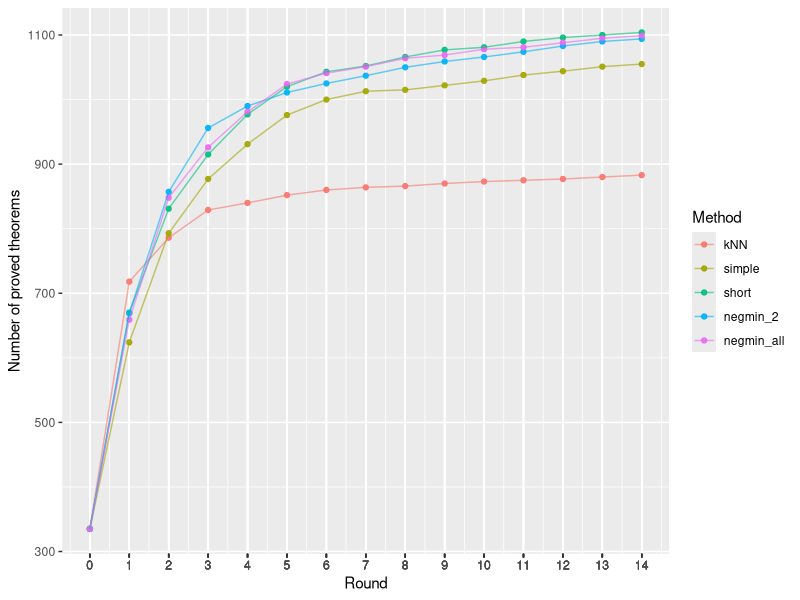

Recreate this plot in R. (Note: this script raises an error after producing the figure.)
library(ggplot2)
library(reshape)

knn<-read.csv('data/loop_knn_mptp2078.csv', head=F)
simple<-read.csv('data/loop_simple_mptp2078_new.csv', head=F)
short<-read.csv('data/loop_short_mptp2078_new.csv', head=F)
negmin_1<-read.csv('data/loop_negmin_1_mptp2078_new.csv', head=F)
negmin_2<-read.csv('data/loop_negmin_2_mptp2078_new.csv', head=F)
negmin_rand<-read.csv('data/loop_negmin_rand_mptp2078_new.csv', head=F)
negmin_all<-read.csv('data/loop_negmin_all_mptp2078_new.csv', head=F)

print(knn)
print(simple)
print(short)

data<-data.frame(
	Round=seq(0,14),
	kNN=knn[1:15,],
	simple=simple[1:15,],
	short=short[1:15,],
	negmin_2=negmin_2[1:15,],
	negmin_all=negmin_all[1:15,]
	)

data_melt<-melt(data, c("Round"))
colnames(data_melt)<-c("Round", "Method", "Number of proved theorems")
print(data_melt)

ggplot(data_melt, aes(x=`Round`, y=`Number of proved theorems`)) +
	geom_point(aes(color=Method), alpha=0.9) +
	geom_line(aes(color=Method), alpha=0.6) +
	scale_x_continuous(breaks=data_melt$Round) +
#	theme(axis.text.x=element_text(angle=40,hjust=1,vjust=1))
ggsave('loops.pdf', device='pdf', height=6, width=7, dpi=500)
